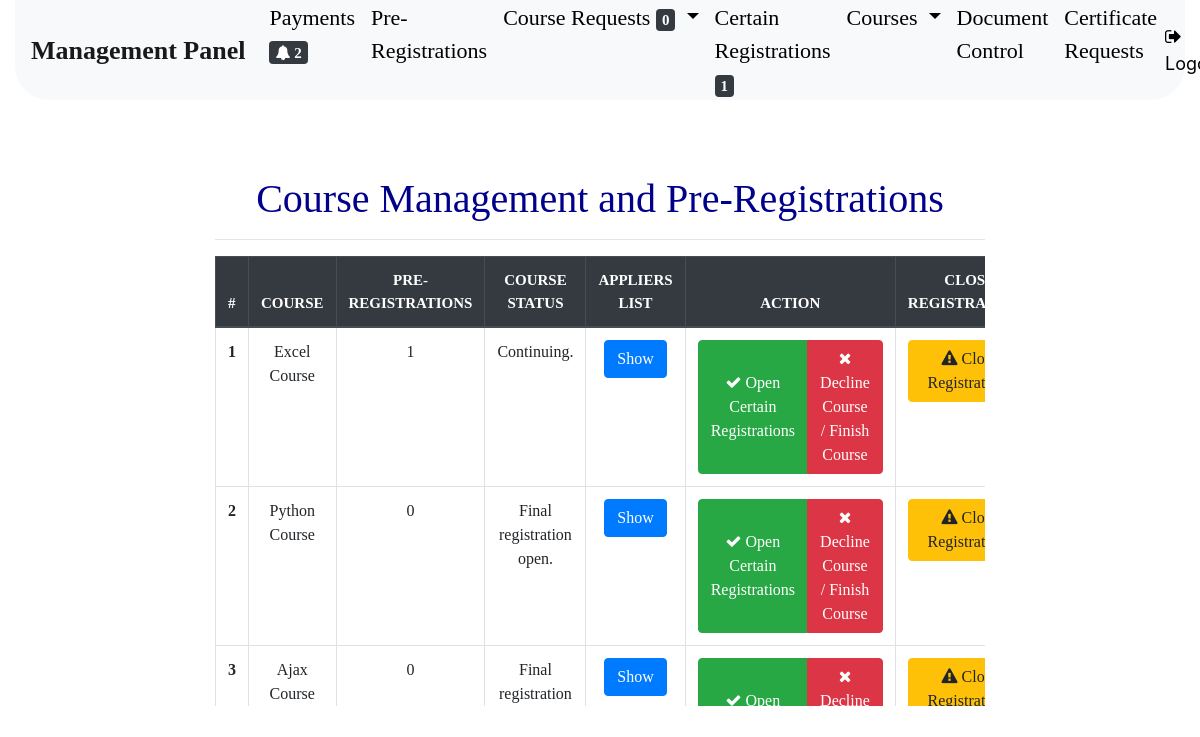
Screenshot of /panel/pre-registrations/ (signed in) with the database file from the repository.
### courses/models.py (models this page shows, shortened)
class Course(models.Model):
    STATUS = (
        (None, 'Choose'),
        ('1', 'Continuing.'),
        ('2', 'Pre-registration is open.'),
        ('3', 'Certain registration is open.'),
        ('4', 'Finished.'),
    )
    CATEGORIES = (
        (None, 'Choose'),
        ('1', 'Senkron'),
        ('2', 'Asenkron')
    )
    name = models.CharField(max_length=250, null=True, blank=False, verbose_name="Course:")
    start_at = models.DateTimeField(null=True, blank=False, verbose_name="Start at:")
    finish_at = models.DateTimeField(null=True, blank=False, verbose_name="Finish at:")
    content = models.TextField(max_length=6000, null=True, blank=True, verbose_name="Content:")
    status = models.CharField(max_length=45, null=True, blank=False, verbose_name="Status:", choices=STATUS)
    course_code = models.CharField(max_length=5, null=True, blank=True)
    price = models.IntegerField(null=True, blank=False, verbose_name="Price:")
    prereg = models.ManyToManyField(PreRegistration, blank=True, verbose_name="Pre-registration:")
    registering_extension = models.CharField(max_length=25, null=True, blank=True, editable=True)
    is_registerable = models.BooleanField(default=False, verbose_name="Open certain registrations.")
    category = models.CharField(max_length=45, null=True, blank=False, verbose_name="Course category:", choices=CATEGORIES)
    class Meta:
        verbose_name_plural = "Courses"

### prereg/views.py (the view)
# urls.py: path('panel/pre-registrations/', preregistrations, name="preregs"),
def preregistrations(request):
    if request.user.is_staff:
        courses = Course.objects.all()
    else:
        return HttpResponseRedirect(reverse('user-panel'))
    return render(request, 'admin/preregs.html', context={'courses': courses})

### Payments/templatetags/payment_notifications.py (called while the page is built)
@register.filter
def get_notifications(i):
    notifications = Payment.objects.all().count()
    return notifications

### course_requests/templatetags/request_notifications.py (called while the page is built)
@register.filter
def request_notifications(i):
    taken_ones = CourseTaken.objects.all().count()
    given_ones = CourseGiven.objects.all().count()
    notification = taken_ones + given_ones
    return notification

### courses/templatetags/course_status.py (called while the page is built)
@register.filter
def get_status(i, course):
    if course == "1":
        course = "Continuing."
    elif course == "2":
        course = "Pre-registration open."
    elif course == "3":
        course = 'Final registration open.'
    elif course == "4":
        course = "Finished."
    else:
        course = None
    return course

### finalreg/templatetags/finalregs.py (called while the page is built)
@register.filter
def finalregs_notifications(i):
    finalregs = FinalRegistration.objects.all().count()
    return finalregs

### kurskayit/templates/admin/preregs.html (shortened to what this page needs)
{% extends 'base.html' %}
{% load static %}
{% load course_status %}
{% block BODY %}
    <div class="container-fluid">
        {% include 'admin/admin-navbar.html' %}
        <div class="row justify-content-center h-100" style="margin-top: 75px;">
            <div class="col-lg-8">
                <h1 class="text-center course-prereg-header" style="color: darkblue">Course Management and Pre-Registrations</h1>
                <hr>
                <div style="height: 450px; overflow-y: scroll; overflow: auto">
                    <div class="table-responsive">
                        <table class="table  table-responsive-md table-responsive-lg table-responsive-sm table-bordered">
                            <thead class="thead-dark">
                            <tr>
                                <th scope="col" style="font-family: 'Trebuchet MS', serif; font-size: 15px;">#</th>
                                <th scope="col" style="font-family: 'Trebuchet MS', serif; font-size: 15px;"
                                    class="text-center">
                                    COURSE
                                </th>
                                <th scope="col" style="font-family: 'Trebuchet MS', serif; font-size: 15px;"
                                    class="text-center">
                                    PRE-REGISTRATIONS
                                </th>
                                <th scope="col" style="font-family: 'Trebuchet MS', serif; font-size: 15px;"
                                    class="text-center">
                                    COURSE STATUS
                                </th>
                                <th scope="col" style="font-family: 'Trebuchet MS', serif; font-size: 15px;"
                                    class="text-center">
                                    APPLIERS LIST
                                </th>
                                <th scope="col" style="font-family: 'Trebuchet MS', serif; font-size: 15px;"
                                    class="text-center">
                                    ACTION
                                </th>
                                <th scope="col" style="font-family: 'Trebuchet MS', serif; font-size: 15px;"
                                    class="text-center">
                                    CLOSE REGISTRATIONS
                                </th>
                            </tr>
                            </thead>
                            <tbody>
                            {% for course in courses %}
                                <tr>
                                    <th scope="row" style="font-family: 'Calibri Light'; font-size: 16px">
                                        {{ forloop.counter }}
                                    </th>
                                    <td scope="row" style="font-family: 'Calibri'; font-size: 16px" class="text-center">
                                        {{ course.name }}
                                    </td>
                                    <td scope="row" style="font-family: 'Calibri'; font-size: 16px" class="text-center">
                                        {{ course.prereg.count }}
                                    </td>
                                    <td scope="row" style="font-family: 'Calibri'; font-size: 16px" class="text-center">
                                        {{ course_status|get_status:course.status }}
                                    </td>
                                    <td scope="row" style="font-family: 'Calibri'; font-size: 16px">
                                        <form action="{% url 'who-applied' course.course_code %}" method="post">
                                            <div class="text-center">
                                                <input class="btn btn-primary"
                                                       type="submit" value="Show">
                                            </div>
                                        </form>
                                    </td>
                                    <td scope="row" style="font-family: 'Calibri'; font-size: 16px">
                                        <div class="text-center">
                                            <div class="btn-group" role="group" aria-label="Basic example">
                                                <button class="sendPaymentPage btn btn-success"
                                                        course_code="{{ course.course_code }}"
                                                        url="{% url 'send-mails' %}">
                                                    <i class="fa fa-check"></i> Open Certain Registrations
                                                </button>
                                                <button class="cancelCourse btn btn-danger"
                                                        course_code="{{ course.course_code }}"
                                                        url="{% url 'cancel-course' %}">
                                                    <i class="fa fa-times"></i> Decline Course / Finish Course
                                                </button>
                                            </div>
                                        </div>
                                    </td>
                                    <td scope="row" style="font-family: 'Calibri'; font-size: 16px">
                                        <button class="closeRegistration btn btn-warning"
                                                url="{% url 'close-registration' %}"
                                                regex="{{ course.registering_extension }}">
                                            <i class="fa fa-exclamation-triangle"></i> Close Registrations
                                        </button>
                                    </td>
                                </tr>
                            {% endfor %}
                            </tbody>
                        </table>
                    </div>
                </div>
            </div>
        </div>
    </div>
{% endblock %}

### kurskayit/static/base.css (style rules this page uses)
body, html { height: 100%; width: 100%; margin: 0; font-size: 100%; }
.course-prereg-header { color: black; font-family: Bahnschrift, serif; }

### rows the page displays
Course: name "Excel Course", prereg.count "1", status "Continuing."
Course: name "Python Course", prereg.count "0", status "Final registration open."
Course: name "Ajax Course", prereg.count "0", status "Final registration…"

### other values shown
{{ payment_notifications|get_notifications }} "2"
{{ finalregs|finalregs_notifications }} "1"
